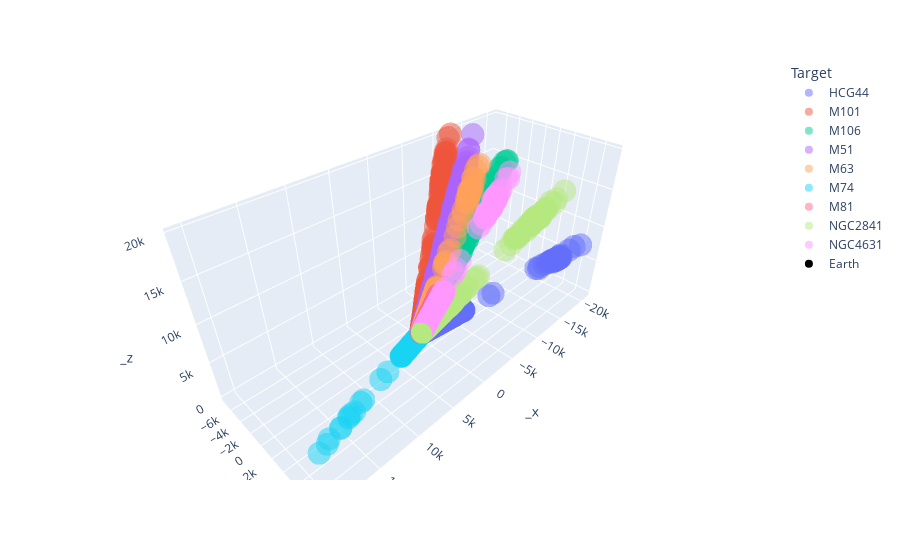

Write notebook code for a chart like this one.
### Code cell
fig_g_lin = px.scatter_3d(df_g_lin, x='_x', y='_y', z='_z',
                   hover_data = ['GWGC', 'HyperLEDA', '2MASS', 'SDSS-DR12', 'Dist', 'z'],
                          color = 'Target',
                          opacity = 0.5,
                          # symbol = 'Flag1',
                          symbol_map = {
                              'G': 'circle',  # galaxy
                              'Q': 'diamond'
                          }
                       )

fig_g_lin.add_trace(go.Scatter3d(x = [0], y = [0], z = [0],
                           mode = 'markers',
                          marker = go.scatter3d.Marker(color = 'black'),
                              name = 'Earth'))

# this will add the voids, but they're all very close to home compared to the Glade sources

#fig_g_lin.add_trace(go.Scatter3d(x = df_v_lin['_x'],
#                                 y = df_v_lin['_y'],
#                                 z = df_v_lin['_z'],
#                           mode = 'markers',
#                          marker = go.scatter3d.Marker(color = 'black', symbol = 'square'),
#                                 hovertext = df_v_lin['name'],
#                              name = 'Voids'))

### Figure 1 — Plotly figure (JSON) as saved in the notebook; plotly's stock layout.template omitted (floating-point values rounded to 4 significant figures; data arrays with more than 128 entries replaced by an {"elided": "..."} marker saying what was removed)
{"data": [{"customdata": {"elided": "282x6 mixed values"}, "hovertemplate": "Target=HCG44<br>_x=%{x}<br>_y=%{y}<br>_z=%{z}<br>GWGC=%{customdata[0]}<br>HyperLEDA=%{customdata[1]}<br>2MASS=%{customdata[2]}<br>SDSS-DR12=%{customdata[3]}<br>Dist=%{customdata[4]}<br>z=%{customdata[5]}<extra></extra>", "legendgroup": "HCG44", "marker": {"color": "#636efa", "opacity": 0.5, "symbol": "circle"}, "mode": "markers", "name": "HCG44", "scene": "scene", "showlegend": true, "type": "scatter3d", "x": {"elided": "282 float values"}, "y": {"elided": "282 float values"}, "z": {"elided": "282 float values"}}, {"customdata": {"elided": "319x6 mixed values"}, "hovertemplate": "Target=M101<br>_x=%{x}<br>_y=%{y}<br>_z=%{z}<br>GWGC=%{customdata[0]}<br>HyperLEDA=%{customdata[1]}<br>2MASS=%{customdata[2]}<br>SDSS-DR12=%{customdata[3]}<br>Dist=%{customdata[4]}<br>z=%{customdata[5]}<extra></extra>", "legendgroup": "M101", "marker": {"color": "#EF553B", "opacity": 0.5, "symbol": "circle"}, "mode": "markers", "name": "M101", "scene": "scene", "showlegend": true, "type": "scatter3d", "x": {"elided": "319 float values"}, "y": {"elided": "319 float values"}, "z": {"elided": "319 float values"}}, {"customdata": {"elided": "299x6 mixed values"}, "hovertemplate": "Target=M106<br>_x=%{x}<br>_y=%{y}<br>_z=%{z}<br>GWGC=%{customdata[0]}<br>HyperLEDA=%{customdata[1]}<br>2MASS=%{customdata[2]}<br>SDSS-DR12=%{customdata[3]}<br>Dist=%{customdata[4]}<br>z=%{customdata[5]}<extra></extra>", "legendgroup": "M106", "marker": {"color": "#00cc96", "opacity": 0.5, "symbol": "circle"}, "mode": "markers", "name": "M106", "scene": "scene", "showlegend": true, "type": "scatter3d", "x": {"elided": "299 float values"}, "y": {"elided": "299 float values"}, "z": {"elided": "299 float values"}}, {"customdata": {"elided": "434x6 mixed values"}, "hovertemplate": "Target=M51<br>_x=%{x}<br>_y=%{y}<br>_z=%{z}<br>GWGC=%{customdata[0]}<br>HyperLEDA=%{customdata[1]}<br>2MASS=%{customdata[2]}<br>SDSS-DR12=%{customdata[3]}<br>Dist=%{customdata[4]}<br>z=%{customdata[5]}<extra></extra>", "legendgroup": "M51", "marker": {"color": "#ab63fa", "opacity": 0.5, "symbol": "circle"}, "mode": "markers", "name": "M51", "scene": "scene", "showlegend": true, "type": "scatter3d", "x": {"elided": "434 float values"}, "y": {"elided": "434 float values"}, "z": {"elided": "434 float values"}}, {"customdata": {"elided": "272x6 mixed values"}, "hovertemplate": "Target=M63<br>_x=%{x}<br>_y=%{y}<br>_z=%{z}<br>GWGC=%{customdata[0]}<br>HyperLEDA=%{customdata[1]}<br>2MASS=%{customdata[2]}<br>SDSS-DR12=%{customdata[3]}<br>Dist=%{customdata[4]}<br>z=%{customdata[5]}<extra></extra>", "legendgroup": "M63", "marker": {"color": "#FFA15A", "opacity": 0.5, "symbol": "circle"}, "mode": "markers", "name": "M63", "scene": "scene", "showlegend": true, "type": "scatter3d", "x": {"elided": "272 float values"}, "y": {"elided": "272 float values"}, "z": {"elided": "272 float values"}}, {"customdata": {"elided": "55x6 mixed values"}, "hovertemplate": "Target=M74<br>_x=%{x}<br>_y=%{y}<br>_z=%{z}<br>GWGC=%{customdata[0]}<br>HyperLEDA=%{customdata[1]}<br>2MASS=%{customdata[2]}<br>SDSS-DR12=%{customdata[3]}<br>Dist=%{customdata[4]}<br>z=%{customdata[5]}<extra></extra>", "legendgroup": "M74", "marker": {"color": "#19d3f3", "opacity": 0.5, "symbol": "circle"}, "mode": "markers", "name": "M74", "scene": "scene", "showlegend": true, "type": "scatter3d", "x": [76.59, 504.7, 499.3, 733.0, 328.6, 536.2, 876.1, 1214.0, 1376.0, 1032.0, 1604.0, 816.1, 1257.0, 1277.0, 1333.0, 5243.0, 4949.0, 3114.0, 2693.0, 3815.0, 2948.0, 3486.0, 3817.0, 2719.0, 4914.0, 5182.0, 2864.0, 3754.0, 4340.0, 4354.0, 2416.0, 4943.0, 4582.0, 5203.0, 2245.0, 3769.0, 3755.0, 5164.0, 4008.0, 5194.0, 3767.0, 3994.0, 15690.0, 18670.0, 9856.0, 13690.0, 8388.0, 15810.0, 14850.0, 17030.0, 17140.0, 15420.0, 13240.0, 19090.0, 20190.0], "y": [34.38, 224.4, 225.9, 325.2, 145.6, 244.7, 398.4, 553.3, 623.1, 469.2, 714.5, 365.7, 566.6, 574.5, 597.3, 2317.0, 2190.0, 1389.0, 1211.0, 1733.0, 1337.0, 1577.0, 1727.0, 1220.0, 2205.0, 2337.0, 1300.0, 1706.0, 1929.0, 1939.0, 1095.0, 2190.0, 2037.0, 2345.0, 1026.0, 1713.0, 1707.0, 2346.0, 1822.0, 2363.0, 1723.0, 1796.0, 6990.0, 8339.0, 4423.0, 6168.0, 3786.0, 7139.0, 6712.0, 7697.0, 7755.0, 6979.0, 6004.0, 8690.0, 9200.0], "z": [23.73, 158.9, 155.7, 227.7, 101.7, 165.9, 268.1, 380.1, 425.9, 317.4, 494.3, 256.5, 393.9, 393.7, 418.9, 1607.0, 1518.0, 960.9, 829.7, 1177.0, 903.6, 1076.0, 1177.0, 862.4, 1539.0, 1630.0, 905.6, 1182.0, 1318.0, 1321.0, 735.4, 1538.0, 1421.0, 1624.0, 700.0, 1181.0, 1177.0, 1600.0, 1248.0, 1625.0, 1174.0, 1209.0, 4806.0, 5800.0, 3105.0, 4339.0, 2646.0, 4858.0, 4494.0, 5183.0, 5191.0, 4880.0, 4179.0, 5843.0, 6255.0]}, {"customdata": {"elided": "80x6 mixed values"}, "hovertemplate": "Target=M81<br>_x=%{x}<br>_y=%{y}<br>_z=%{z}<br>GWGC=%{customdata[0]}<br>HyperLEDA=%{customdata[1]}<br>2MASS=%{customdata[2]}<br>SDSS-DR12=%{customdata[3]}<br>Dist=%{customdata[4]}<br>z=%{customdata[5]}<extra></extra>", "legendgroup": "M81", "marker": {"color": "#FF6692", "opacity": 0.5, "symbol": "circle"}, "mode": "markers", "name": "M81", "scene": "scene", "showlegend": true, "type": "scatter3d", "x": [-3.794, -188.9, -193.0, -48.45, -160.0, -4.416, -3.5, -3.828, -3.777, -3.732, -21.85, -171.7, -254.1, -253.4, -167.6, -156.9, -66.7, -528.7, -468.7, -311.8, -709.6, -298.8, -409.4, -456.7, -512.5, -1101.0, -723.6, -620.8, -851.3, -507.6, -864.9, -758.8, -527.0, -949.7, -485.7, -511.8, -302.2, -381.2, -346.6, -369.9, -784.4, -1440.0, -1423.0, -524.7, -1082.0, -1302.0, -1693.0, -507.4, -1074.0, -1859.0, -798.0, -1485.0, -712.3, -1225.0, -1311.0, -1880.0, -826.2, -523.8, -1435.0, -781.5, -687.0, -1069.0, -1754.0, -976.4, -1195.0, -1058.0, -750.4, -745.6, -521.7, -1033.0, -275.7, -274.9, -519.6, -527.9, -756.9, -395.3, -513.4, -499.3, -509.9, -796.2], "y": [2.282, 114.3, 119.2, 31.08, 96.52, 2.711, 2.081, 2.265, 2.28, 2.209, 12.72, 98.53, 148.1, 155.4, 96.09, 92.27, 41.69, 334.5, 290.2, 177.2, 418.2, 175.1, 253.4, 284.6, 321.7, 641.9, 452.3, 364.6, 504.9, 313.2, 496.8, 471.0, 332.8, 589.9, 295.7, 295.4, 172.1, 245.9, 221.4, 237.3, 474.1, 882.6, 863.9, 317.0, 638.1, 752.6, 981.5, 290.9, 618.9, 1050.0, 501.5, 910.6, 460.7, 788.2, 831.9, 1075.0, 514.4, 327.3, 880.2, 475.9, 398.6, 608.7, 1014.0, 626.3, 764.8, 641.6, 483.6, 474.9, 323.8, 648.0, 176.5, 175.9, 323.5, 328.0, 467.6, 243.7, 315.9, 296.8, 301.5, 460.3], "z": [11.96, 564.0, 590.9, 153.3, 477.2, 13.48, 10.39, 11.76, 11.53, 11.32, 66.77, 506.0, 770.9, 769.7, 505.3, 489.4, 203.7, 1649.0, 1475.0, 945.4, 2125.0, 903.8, 1258.0, 1435.0, 1538.0, 3305.0, 2271.0, 1920.0, 2662.0, 1511.0, 2566.0, 2351.0, 1589.0, 3010.0, 1457.0, 1520.0, 917.6, 1184.0, 1074.0, 1144.0, 2353.0, 4271.0, 4210.0, 1570.0, 3228.0, 3870.0, 5028.0, 1522.0, 3220.0, 5557.0, 2441.0, 4555.0, 2213.0, 3824.0, 4099.0, 5545.0, 2473.0, 1568.0, 4308.0, 2354.0, 2067.0, 3224.0, 5325.0, 3008.0, 3696.0, 3277.0, 2362.0, 2355.0, 1646.0, 3284.0, 859.5, 855.6, 1578.0, 1643.0, 2363.0, 1239.0, 1582.0, 1524.0, 1519.0, 2373.0]}, {"customdata": {"elided": "356x6 mixed values"}, "hovertemplate": "Target=NGC2841<br>_x=%{x}<br>_y=%{y}<br>_z=%{z}<br>GWGC=%{customdata[0]}<br>HyperLEDA=%{customdata[1]}<br>2MASS=%{customdata[2]}<br>SDSS-DR12=%{customdata[3]}<br>Dist=%{customdata[4]}<br>z=%{customdata[5]}<extra></extra>", "legendgroup": "NGC2841", "marker": {"color": "#B6E880", "opacity": 0.5, "symbol": "circle"}, "mode": "markers", "name": "NGC2841", "scene": "scene", "showlegend": true, "type": "scatter3d", "x": {"elided": "356 float values"}, "y": {"elided": "356 float values"}, "z": {"elided": "356 float values"}}, {"customdata": {"elided": "234x6 mixed values"}, "hovertemplate": "Target=NGC4631<br>_x=%{x}<br>_y=%{y}<br>_z=%{z}<br>GWGC=%{customdata[0]}<br>HyperLEDA=%{customdata[1]}<br>2MASS=%{customdata[2]}<br>SDSS-DR12=%{customdata[3]}<br>Dist=%{customdata[4]}<br>z=%{customdata[5]}<extra></extra>", "legendgroup": "NGC4631", "marker": {"color": "#FF97FF", "opacity": 0.5, "symbol": "circle"}, "mode": "markers", "name": "NGC4631", "scene": "scene", "showlegend": true, "type": "scatter3d", "x": {"elided": "234 float values"}, "y": {"elided": "234 float values"}, "z": {"elided": "234 float values"}}, {"marker": {"color": "black"}, "mode": "markers", "name": "Earth", "type": "scatter3d", "x": [0], "y": [0], "z": [0]}], "layout": {"legend": {"title": {"text": "Target"}, "tracegroupgap": 0}, "margin": {"t": 60}, "scene": {"domain": {"x": [0, 1], "y": [0, 1]}, "xaxis": {"title": {"text": "_x"}}, "yaxis": {"title": {"text": "_y"}}, "zaxis": {"title": {"text": "_z"}}}}}
